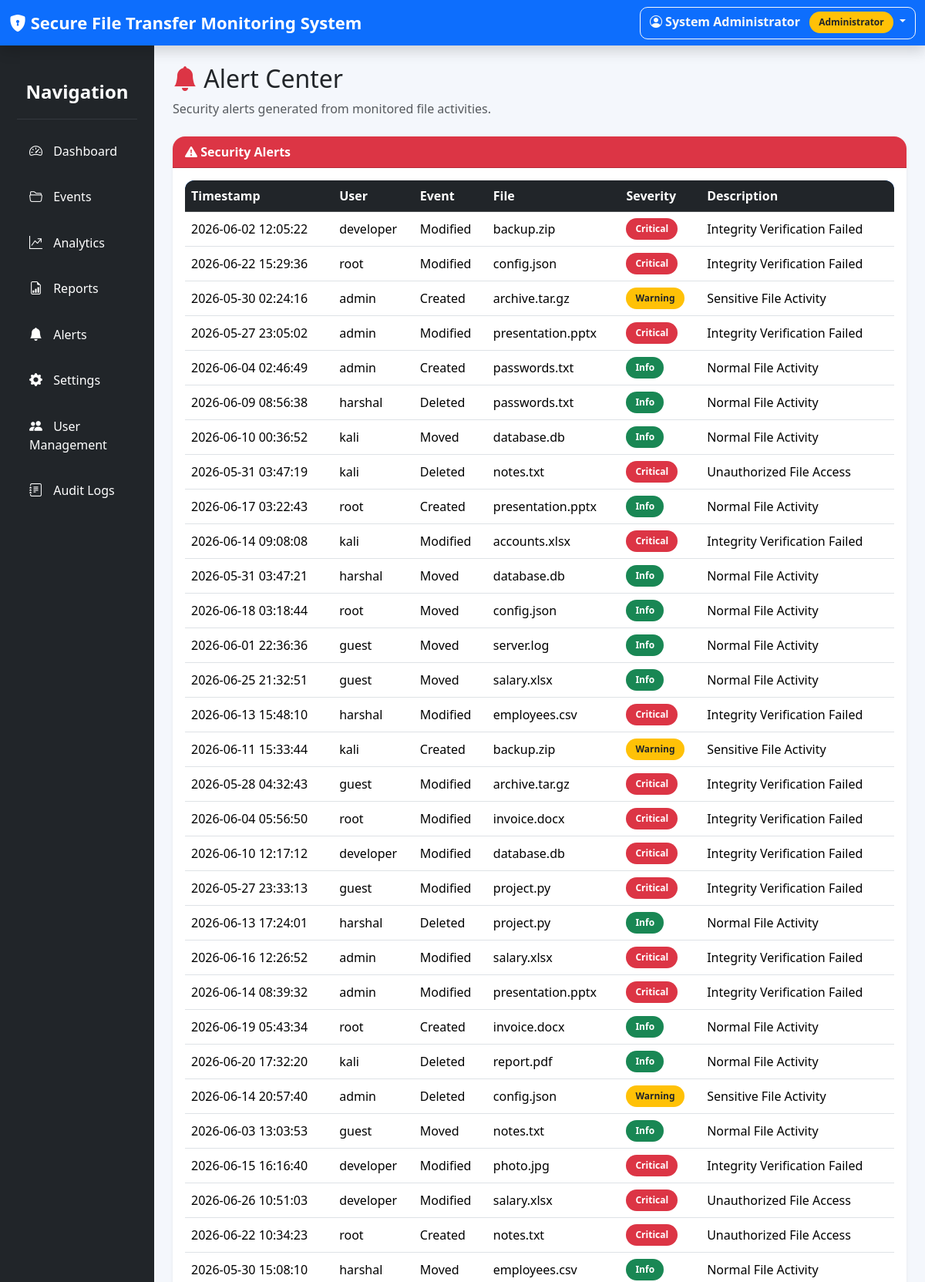
/alerts (signed in, upper part), run on the app's committed database.
### tables this page shows
CREATE TABLE file_events(
    id INTEGER PRIMARY KEY AUTOINCREMENT,

    timestamp TEXT,

    event_type TEXT,

    file_name TEXT,

    source_path TEXT,

    destination_path TEXT,

    username TEXT,

    process_name TEXT,

    hash_before TEXT,

    hash_after TEXT,

    integrity_status TEXT,

    sensitive TEXT,

    authorized TEXT,

    status TEXT
);

### app.py (the view)
@app.route("/alerts")
def alerts():
    if not session.get("logged_in"):
        return redirect("/login")
    alert_data = get_alerts()
    return render_template(
        "alerts.html",
        alerts=alert_data
    )

### modules/alerts.py (called while the page is built)
def get_connection():
    conn = sqlite3.connect(DATABASE)
    conn.row_factory = sqlite3.Row
    return conn

### templates/alerts.html (shortened to what this page needs)
{% extends "base.html" %}
{% block content %}
<h2>
    <i class="bi bi-bell-fill text-danger"></i>
    Alert Center
</h2>
<p class="text-muted">
    Security alerts generated from monitored file activities.
</p>
<div class="card shadow-sm mt-4">
    <div class="card-header bg-danger text-white">
        <i class="bi bi-exclamation-triangle-fill"></i>
        Security Alerts
    </div>
    <div class="card-body table-responsive">
        <table class="table table-hover align-middle">
            <thead class="table-dark">
                <tr>
                    <th>Timestamp</th>
                    <th>User</th>
                    <th>Event</th>
                    <th>File</th>
                    <th>Severity</th>
                    <th>Description</th>
                </tr>
            </thead>
            <tbody>
            {% for alert in alerts %}
                <tr>
                    <td>{{ alert.timestamp }}</td>
                    <td>{{ alert.username }}</td>
                    <td>{{ alert.event }}</td>
                    <td>{{ alert.file }}</td>
                    <td>
                        {% if alert.severity == "Critical" %}
                            <span class="badge bg-danger">
                                Critical
                            </span>
                        {% elif alert.severity == "Warning" %}
                            <span class="badge bg-warning text-dark">
                                Warning
                            </span>
                        {% else %}
                            <span class="badge bg-success">
                                Info
                            </span>
                        {% endif %}
                    </td>
                    <td>
                        {{ alert.message }}
                    </td>
                </tr>
            {% endfor %}
            </tbody>
        </table>
    </div>
</div>
{% endblock %}

### static/css/style.css (style rules this page uses)
:root { --primary:#0d6efd; --success:#198754; --warning:#ffc107; --danger:#dc3545; --info:#0dcaf0; --dark:#212529; --background:#f4f7fc; --card-shadow:0 8px 20px rgba(0,0,0,.08); --card-hover:0 15px 35px rgba(0,0,0,.15); }
body { background:var(--background); font-family:'Segoe UI',Tahoma,Geneva,Verdana,sans-serif; overflow-x:hidden; color:#212529; }
.card { border:none; border-radius:16px; box-shadow:var(--card-shadow); transition:all .25s ease; }
.card-header { font-weight:600; border-top-left-radius:16px !important; border-top-right-radius:16px !important; }
.table { background:white; border-radius:12px; overflow:hidden; }
.table thead { background:#0d6efd; color:white; }
.table td, .table th { vertical-align:middle; }
.table tbody tr { transition:.2s; }
.table-responsive { border-radius:12px; }
.badge { padding:8px 12px; font-size:12px; font-weight:600; border-radius:20px; }
.card, .btn, .sidebar a { transition:all .25s ease-in-out; }

### data on the page
file_events: timestamp "2026-06-02 12:05:22", username "developer", event "Modified", file "backup.zip", shows "Critical", message "Integrity Verification Failed"
file_events: timestamp "2026-06-22 15:29:36", username "root", event "Modified", file "config.json", shows "Critical", message "Integrity Verification Failed"
file_events: timestamp "2026-05-30 02:24:16", username "admin", event "Created", file "archive.tar.gz", shows "Warning", message "Sensitive File Activity"
file_events: timestamp "2026-05-27 23:05:02", username "admin", event "Modified", file "presentation.pptx", shows "Critical", message "Integrity Verification Failed"
file_events: timestamp "2026-06-04 02:46:49", username "admin", event "Created", file "passwords.txt", shows "Info", message "Normal File Activity"
file_events: timestamp "2026-06-09 08:56:38", username "harshal", event "Deleted", file "passwords.txt", shows "Info", message "Normal File Activity"
file_events: timestamp "2026-06-10 00:36:52", username "kali", event "Moved", file "database.db", shows "Info", message "Normal File Activity"
file_events: timestamp "2026-05-31 03:47:19", username "kali", event "Deleted", file "notes.txt", shows "Critical", message "Unauthorized File Access"
file_events: timestamp "2026-06-17 03:22:43", username "root", event "Created", file "presentation.pptx", shows "Info", message "Normal File Activity"
file_events: timestamp "2026-06-14 09:08:08", username "kali", event "Modified", file "accounts.xlsx", shows "Critical", message "Integrity Verification Failed"
file_events: timestamp "2026-05-31 03:47:21", username "harshal", event "Moved", file "database.db", shows "Info", message "Normal File Activity"
file_events: timestamp "2026-06-18 03:18:44", username "root", event "Moved", file "config.json", shows "Info", message "Normal File Activity"
file_events: timestamp "2026-06-01 22:36:36", username "guest", event "Moved", file "server.log", shows "Info", message "Normal File Activity"
file_events: timestamp "2026-06-25 21:32:51", username "guest", event "Moved", file "salary.xlsx", shows "Info", message "Normal File Activity"
file_events: timestamp "2026-06-13 15:48:10", username "harshal", event "Modified", file "employees.csv", shows "Critical", message "Integrity Verification Failed"
file_events: timestamp "2026-06-11 15:33:44", username "kali", event "Created", file "backup.zip", shows "Warning", message "Sensitive File Activity"
file_events: timestamp "2026-05-28 04:32:43", username "guest", event "Modified", file "archive.tar.gz", shows "Critical", message "Integrity Verification Failed"
file_events: timestamp "2026-06-04 05:56:50", username "root", event "Modified", file "invoice.docx", shows "Critical", message "Integrity Verification Failed"
file_events: timestamp "2026-06-10 12:17:12", username "developer", event "Modified", file "database.db", shows "Critical", message "Integrity Verification Failed"
file_events: timestamp "2026-05-27 23:33:13", username "guest", event "Modified", file "project.py", shows "Critical", message "Integrity Verification Failed"
file_events: timestamp "2026-06-13 17:24:01", username "harshal", event "Deleted", file "project.py", shows "Info", message "Normal File Activity"
file_events: timestamp "2026-06-16 12:26:52", username "admin", event "Modified", file "salary.xlsx", shows "Critical", message "Integrity Verification Failed"
file_events: timestamp "2026-06-14 08:39:32", username "admin", event "Modified", file "presentation.pptx", shows "Critical", message "Integrity Verification Failed"
file_events: timestamp "2026-06-19 05:43:34", username "root", event "Created", file "invoice.docx", shows "Info", message "Normal File Activity"
file_events: timestamp "2026-06-20 17:32:20", username "kali", event "Deleted", file "report.pdf", shows "Info", message "Normal File Activity"
file_events: timestamp "2026-06-14 20:57:40", username "admin", event "Deleted", file "config.json", shows "Warning", message "Sensitive File Activity"
file_events: timestamp "2026-06-03 13:03:53", username "guest", event "Moved", file "notes.txt", shows "Info", message "Normal File Activity"
file_events: timestamp "2026-06-15 16:16:40", username "developer", event "Modified", file "photo.jpg", shows "Critical", message "Integrity Verification Failed"
file_events: timestamp "2026-06-26 10:51:03", username "developer", event "Modified", file "salary.xlsx", shows "Critical", message "Unauthorized File Access"
file_events: timestamp "2026-06-22 10:34:23", username "root", event "Created", file "notes.txt", shows "Critical", message "Unauthorized File Access"
file_events: timestamp "2026-05-30 15:08:10", username "harshal", event "Moved", file "employees.csv", shows "Info", message "Normal File Activity"

### other printed values
{{ session.get('full_name') }} "System Administrator"
{{ session.get('role') }} "Administrator"
